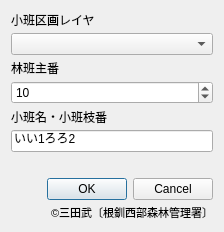
<?xml version="1.0" encoding="UTF-8"?>
<ui version="4.0">
 <class>ShohanJumpDialogBase</class>
 <widget class="QDialog" name="ShohanJumpDialogBase">
  <property name="geometry">
   <rect>
    <x>0</x>
    <y>0</y>
    <width>224</width>
    <height>202</height>
   </rect>
  </property>
  <property name="sizePolicy">
   <sizepolicy hsizetype="Preferred" vsizetype="Fixed">
    <horstretch>0</horstretch>
    <verstretch>0</verstretch>
   </sizepolicy>
  </property>
  <property name="windowTitle">
   <string>Shohan Jump 2</string>
  </property>
  <layout class="QVBoxLayout" name="verticalLayout_2">
   <item>
    <layout class="QVBoxLayout" name="verticalLayout">
     <property name="spacing">
      <number>4</number>
     </property>
     <property name="sizeConstraint">
      <enum>QLayout::SetDefaultConstraint</enum>
     </property>
     <property name="leftMargin">
      <number>0</number>
     </property>
     <property name="topMargin">
      <number>0</number>
     </property>
     <property name="rightMargin">
      <number>0</number>
     </property>
     <property name="bottomMargin">
      <number>0</number>
     </property>
     <item>
      <widget class="QLabel" name="label">
       <property name="sizePolicy">
        <sizepolicy hsizetype="Preferred" vsizetype="Fixed">
         <horstretch>0</horstretch>
         <verstretch>0</verstretch>
        </sizepolicy>
       </property>
       <property name="text">
        <string>小班区画レイヤ</string>
       </property>
      </widget>
     </item>
     <item>
      <widget class="QgsMapLayerComboBox" name="shohankukaku">
       <property name="toolTip">
        <string>小班区画レイヤを選択してください。</string>
       </property>
       <property name="placeholderText">
        <string>小班区画レイヤ</string>
       </property>
      </widget>
     </item>
     <item>
      <widget class="QLabel" name="label_2">
       <property name="sizePolicy">
        <sizepolicy hsizetype="Preferred" vsizetype="Fixed">
         <horstretch>0</horstretch>
         <verstretch>0</verstretch>
        </sizepolicy>
       </property>
       <property name="text">
        <string>林班主番</string>
       </property>
      </widget>
     </item>
     <item>
      <widget class="QSpinBox" name="rinpan">
       <property name="toolTip">
        <string>林班主番を入力してください。</string>
       </property>
       <property name="minimum">
        <number>1</number>
       </property>
       <property name="maximum">
        <number>9999</number>
       </property>
       <property name="singleStep">
        <number>1</number>
       </property>
       <property name="value">
        <number>10</number>
       </property>
      </widget>
     </item>
     <item>
      <widget class="QLabel" name="label_3">
       <property name="sizePolicy">
        <sizepolicy hsizetype="Preferred" vsizetype="Fixed">
         <horstretch>0</horstretch>
         <verstretch>0</verstretch>
        </sizepolicy>
       </property>
       <property name="text">
        <string>小班名・小班枝番</string>
       </property>
      </widget>
     </item>
     <item>
      <widget class="QLineEdit" name="shohan">
       <property name="toolTip">
        <string>&lt;html&gt;&lt;head/&gt;&lt;body&gt;&lt;p&gt;小班名（ひらがな・カタカナ）と小班枝番（数字2桁まで）を入力してください。&lt;br/&gt;空白で全ての小班を選択します。&lt;br/&gt;複数小班の入力も可能です。&lt;/p&gt;&lt;/body&gt;&lt;/html&gt;</string>
       </property>
       <property name="inputMask">
        <string/>
       </property>
       <property name="text">
        <string>いい1ろろ2</string>
       </property>
       <property name="maxLength">
        <number>30</number>
       </property>
      </widget>
     </item>
     <item>
      <widget class="QLabel" name="label_5">
       <property name="enabled">
        <bool>true</bool>
       </property>
       <property name="sizePolicy">
        <sizepolicy hsizetype="Preferred" vsizetype="Preferred">
         <horstretch>0</horstretch>
         <verstretch>0</verstretch>
        </sizepolicy>
       </property>
       <property name="maximumSize">
        <size>
         <width>16777215</width>
         <height>18</height>
        </size>
       </property>
       <property name="toolTip">
        <string/>
       </property>
       <property name="whatsThis">
        <string/>
       </property>
       <property name="text">
        <string>&lt;html&gt;&lt;head/&gt;&lt;body&gt;&lt;p align=&quot;center&quot;&gt;&lt;span style=&quot; color:#ff0000;&quot;&gt;&lt;br/&gt;&lt;/span&gt;&lt;/p&gt;&lt;/body&gt;&lt;/html&gt;</string>
       </property>
      </widget>
     </item>
     <item>
      <widget class="QDialogButtonBox" name="button_box">
       <property name="sizePolicy">
        <sizepolicy hsizetype="Expanding" vsizetype="Fixed">
         <horstretch>0</horstretch>
         <verstretch>0</verstretch>
        </sizepolicy>
       </property>
       <property name="orientation">
        <enum>Qt::Horizontal</enum>
       </property>
       <property name="standardButtons">
        <set>QDialogButtonBox::Cancel|QDialogButtonBox::Ok</set>
       </property>
      </widget>
     </item>
     <item>
      <widget class="QLabel" name="label_6">
       <property name="sizePolicy">
        <sizepolicy hsizetype="Preferred" vsizetype="Fixed">
         <horstretch>0</horstretch>
         <verstretch>0</verstretch>
        </sizepolicy>
       </property>
       <property name="toolTip">
        <string>&lt;html&gt;&lt;head/&gt;&lt;body&gt;&lt;p&gt;ShohanJumpを開発しました。&lt;/p&gt;&lt;p&gt;周りのQGISユーザーにもぜひお勧めください。&lt;/p&gt;&lt;p&gt;改善要望があれば、お気軽にご連絡ください。&lt;/p&gt;&lt;/body&gt;&lt;/html&gt;</string>
       </property>
       <property name="text">
        <string>&lt;html&gt;&lt;head/&gt;&lt;body&gt;&lt;p&gt;&lt;span style=&quot; font-size:8pt;&quot;&gt;©三田武〔根釧西部森林管理署〕&lt;/span&gt;&lt;/p&gt;&lt;/body&gt;&lt;/html&gt;</string>
       </property>
       <property name="alignment">
        <set>Qt::AlignRight|Qt::AlignTrailing|Qt::AlignVCenter</set>
       </property>
      </widget>
     </item>
    </layout>
   </item>
  </layout>
 </widget>
 <customwidgets>
  <customwidget>
   <class>QgsMapLayerComboBox</class>
   <extends>QComboBox</extends>
   <header>qgsmaplayercombobox.h</header>
  </customwidget>
 </customwidgets>
 <resources/>
 <connections>
  <connection>
   <sender>button_box</sender>
   <signal>accepted()</signal>
   <receiver>ShohanJumpDialogBase</receiver>
   <slot>accept()</slot>
   <hints>
    <hint type="sourcelabel">
     <x>6</x>
     <y>239</y>
    </hint>
    <hint type="destinationlabel">
     <x>20</x>
     <y>20</y>
    </hint>
   </hints>
  </connection>
  <connection>
   <sender>button_box</sender>
   <signal>rejected()</signal>
   <receiver>ShohanJumpDialogBase</receiver>
   <slot>reject()</slot>
   <hints>
    <hint type="sourcelabel">
     <x>6</x>
     <y>239</y>
    </hint>
    <hint type="destinationlabel">
     <x>20</x>
     <y>20</y>
    </hint>
   </hints>
  </connection>
 </connections>
</ui>
